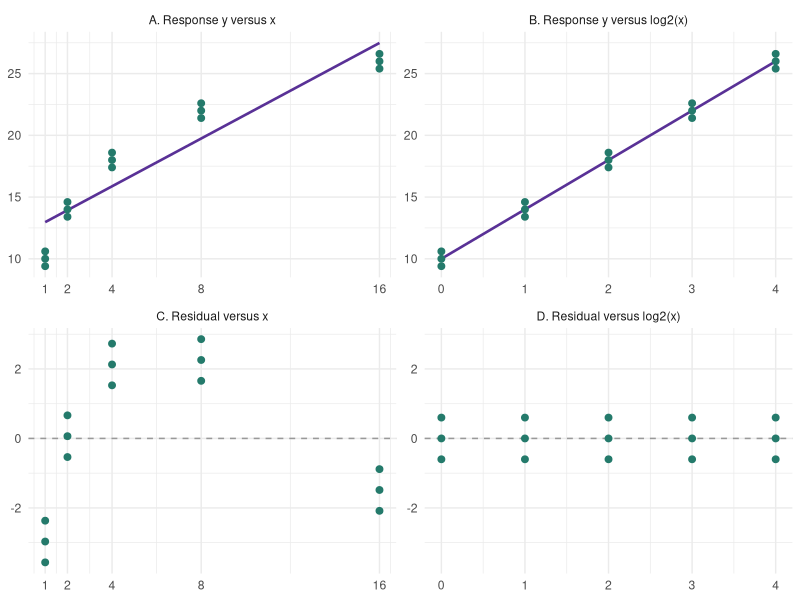
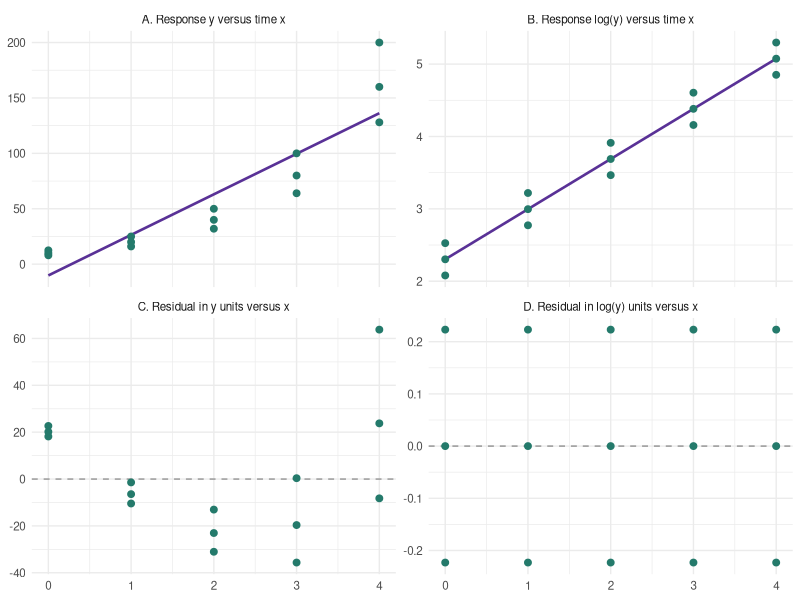
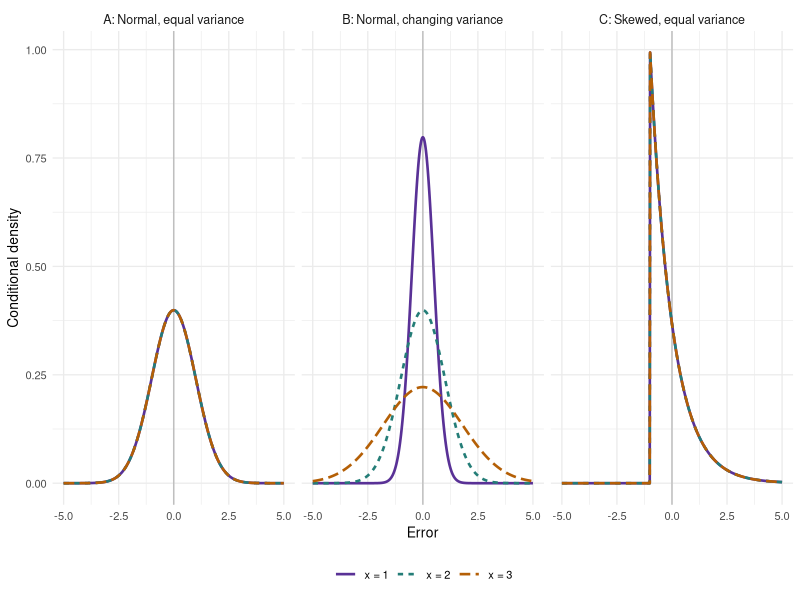
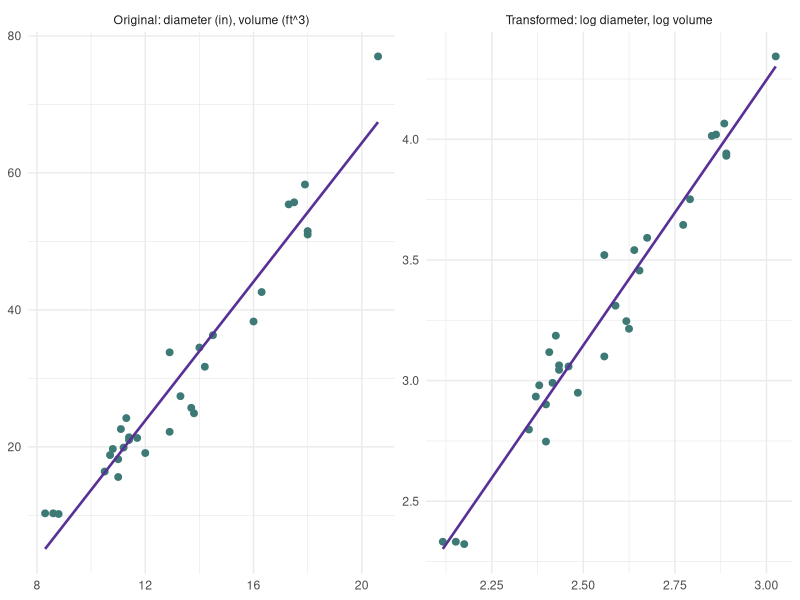
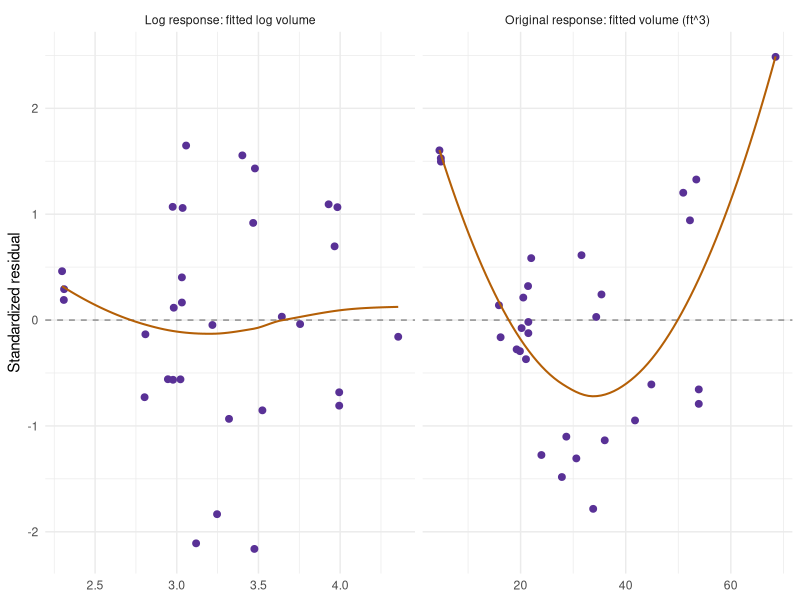
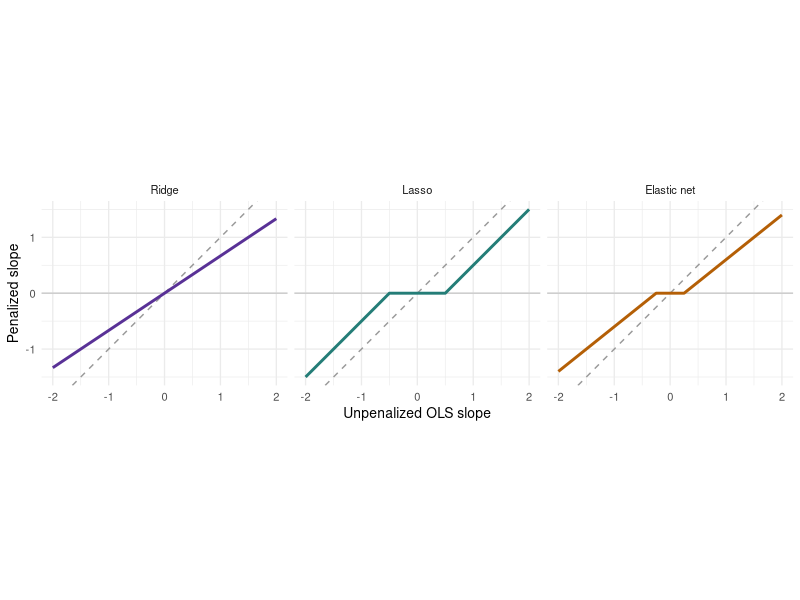
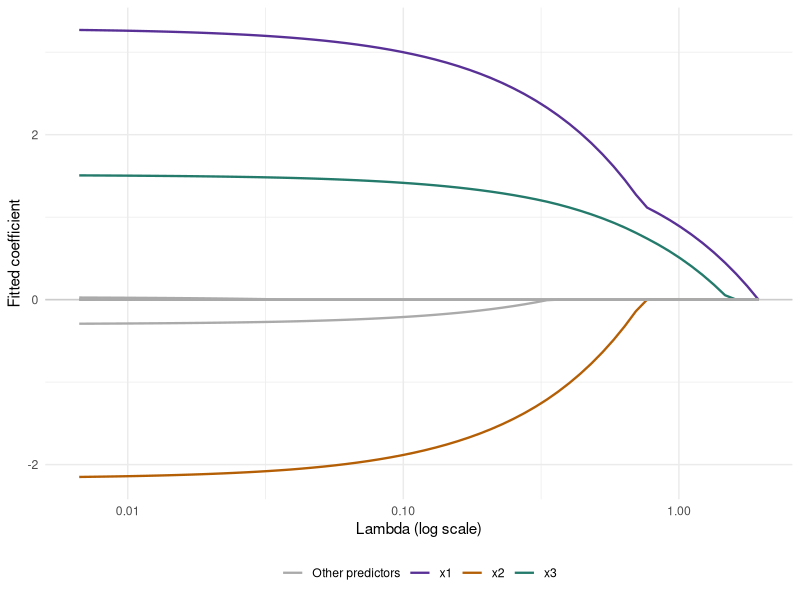
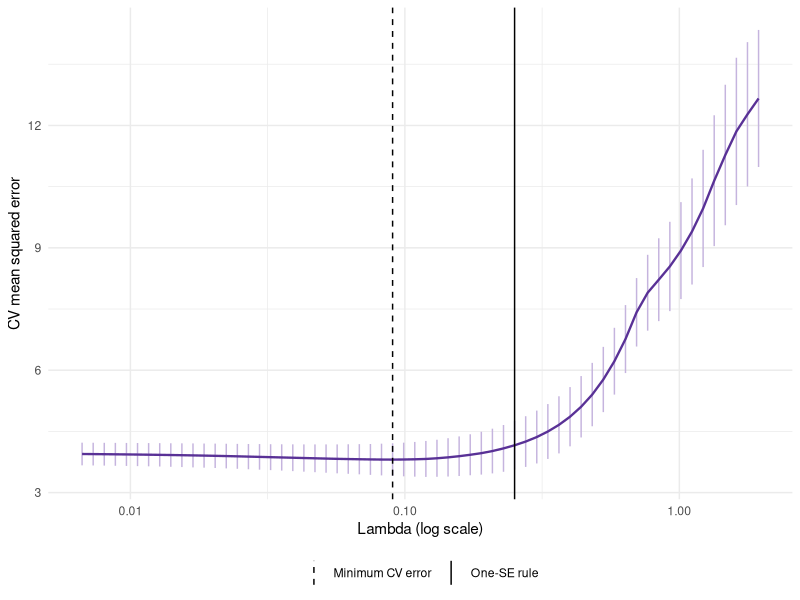

Write the R code that produced these figures, in order.
## ---- chunk 1
#| label: ch7-transform-x-data
library(ggplot2)
ch7_curve <- data.frame(x = rep(c(1, 2, 4, 8, 16), each = 3))
ch7_curve$y <- 10 + 4 * log2(ch7_curve$x) + rep(c(-0.6, 0, 0.6), 5)
ch7_curve_raw <- lm(y ~ x, data = ch7_curve)
ch7_curve_logx <- lm(y ~ log2(x), data = ch7_curve)
## ---- chunk 2
#| label: fig-ch7-transform-x
#| echo: false
#| fig-pos: "H"
#| fig-width: 7
#| fig-height: 4.8
#| fig-cap: "The same 15 observations before and after transforming x. Top: data and fitted lines. Bottom: residuals in the same response units, with matching vertical limits. The curved residual pattern disappears after using log2(x); the response units stay unchanged."
#| fig-alt: "Four panels show y and residuals against x on the left and against log2(x) on the right. The original line misses a concave pattern, while the transformed predictor gives a straight relationship with residuals minus 0.6, zero, and 0.6 at every input level."
ch7_curve_panels <- c("A. Response y versus x", "B. Response y versus log2(x)",
  "C. Residual versus x", "D. Residual versus log2(x)")
ch7_curve_points <- rbind(
  data.frame(u = ch7_curve$x, v = ch7_curve$y, Panel = ch7_curve_panels[1]),
  data.frame(u = log2(ch7_curve$x), v = ch7_curve$y, Panel = ch7_curve_panels[2]),
  data.frame(u = ch7_curve$x, v = resid(ch7_curve_raw), Panel = ch7_curve_panels[3]),
  data.frame(u = log2(ch7_curve$x), v = resid(ch7_curve_logx), Panel = ch7_curve_panels[4]))
ch7_curve_grid <- data.frame(x = seq(1, 16, length.out = 150))
ch7_curve_lines <- rbind(
  data.frame(u = ch7_curve_grid$x, v = predict(ch7_curve_raw, ch7_curve_grid),
    Panel = ch7_curve_panels[1]),
  data.frame(u = log2(ch7_curve_grid$x), v = predict(ch7_curve_logx, ch7_curve_grid),
    Panel = ch7_curve_panels[2]))
ch7_curve_points$Panel <- factor(ch7_curve_points$Panel, levels = ch7_curve_panels)
ch7_curve_lines$Panel <- factor(ch7_curve_lines$Panel, levels = ch7_curve_panels)
# Match the vertical limits within each row so residual sizes are comparable.
ch7_curve_bounds <- data.frame(
  Panel = rep(ch7_curve_panels, each = 2), u = c(1, 16, 0, 4, 1, 16, 0, 4),
  v = c(rep(range(c(ch7_curve$y, ch7_curve_lines$v)), 2),
    rep(range(c(resid(ch7_curve_raw), resid(ch7_curve_logx))), 2)))
ggplot(ch7_curve_points, aes(u, v)) +
  geom_blank(data = ch7_curve_bounds) +
  geom_hline(data = data.frame(Panel = ch7_curve_panels[3:4]),
    aes(yintercept = 0), colour = "grey60", linetype = "dashed") +
  geom_line(data = ch7_curve_lines, colour = "#593196", linewidth = 0.9) +
  geom_point(colour = "#247A6B", size = 2) +
  facet_wrap(~ Panel, scales = "free", ncol = 2) +
  scale_x_continuous(breaks = function(limits)
    if (max(limits) > 8) c(1, 2, 4, 8, 16) else 0:4) +
  labs(x = NULL, y = NULL) + theme_minimal(base_size = 11)
## ---- chunk 3
#| label: ch7-transform-x-table
#| echo: false
ch7_curve_levels <- data.frame(x = c(1, 2, 4, 8, 16))
knitr::kable(data.frame(
  x = ch7_curve_levels$x,
  Responses = vapply(split(ch7_curve$y, factor(ch7_curve$x,
    levels = ch7_curve_levels$x)), function(v) paste(v, collapse = ", "), character(1)),
  `Mean response` = as.numeric(tapply(ch7_curve$y,
    factor(ch7_curve$x, levels = ch7_curve_levels$x), mean)),
  `Fitted: x` = predict(ch7_curve_raw, ch7_curve_levels),
  `Fitted: log2(x)` = predict(ch7_curve_logx, ch7_curve_levels),
  check.names = FALSE), digits = 2, align = "c", row.names = FALSE)
## ---- chunk 4
#| label: ch7-transform-y-data
ch7_growth <- data.frame(x = rep(0:4, each = 3))
ch7_growth$y <- 10 * 2^ch7_growth$x * rep(c(0.8, 1, 1.25), 5)
ch7_growth_raw <- lm(y ~ x, data = ch7_growth)
ch7_growth_logy <- lm(log(y) ~ x, data = ch7_growth)
## ---- chunk 5
#| label: fig-ch7-transform-y
#| echo: false
#| fig-pos: "H"
#| fig-width: 7
#| fig-height: 4.8
#| fig-cap: "The same 15 positive responses on original and natural-log scales. On the original scale, the center curves upward and the within-time spread grows. On the log scale, a straight line describes the center and the residual spread is constant in this constructed example. Residual magnitudes across the two scales have different units."
#| fig-alt: "Four panels show y and original-scale residuals against time on the left, and log y and log-scale residuals against time on the right. Original observations range from 8 to 12.5 at time zero and from 128 to 200 at time four. Log residuals are approximately minus 0.223, zero, and 0.223 at every time."
ch7_growth_panels <- c("A. Response y versus time x", "B. Response log(y) versus time x",
  "C. Residual in y units versus x", "D. Residual in log(y) units versus x")
ch7_growth_points <- rbind(
  data.frame(x = ch7_growth$x, v = ch7_growth$y, Panel = ch7_growth_panels[1]),
  data.frame(x = ch7_growth$x, v = log(ch7_growth$y), Panel = ch7_growth_panels[2]),
  data.frame(x = ch7_growth$x, v = resid(ch7_growth_raw), Panel = ch7_growth_panels[3]),
  data.frame(x = ch7_growth$x, v = resid(ch7_growth_logy), Panel = ch7_growth_panels[4]))
ch7_growth_grid <- data.frame(x = seq(0, 4, length.out = 100))
ch7_growth_lines <- rbind(
  data.frame(x = ch7_growth_grid$x, v = predict(ch7_growth_raw, ch7_growth_grid),
    Panel = ch7_growth_panels[1]),
  data.frame(x = ch7_growth_grid$x, v = predict(ch7_growth_logy, ch7_growth_grid),
    Panel = ch7_growth_panels[2]))
ch7_growth_points$Panel <- factor(ch7_growth_points$Panel, levels = ch7_growth_panels)
ch7_growth_lines$Panel <- factor(ch7_growth_lines$Panel, levels = ch7_growth_panels)
ggplot(ch7_growth_points, aes(x, v)) +
  geom_hline(data = data.frame(Panel = ch7_growth_panels[3:4]),
    aes(yintercept = 0), colour = "grey60", linetype = "dashed") +
  geom_line(data = ch7_growth_lines, colour = "#593196", linewidth = 0.9) +
  geom_point(colour = "#247A6B", size = 2) +
  facet_wrap(~ Panel, scales = "free_y", ncol = 2) +
  scale_x_continuous(breaks = 0:4) + labs(x = NULL, y = NULL) +
  theme_minimal(base_size = 10.5)
## ---- chunk 6
#| label: ch7-transform-y-table
#| echo: false
ch7_growth_groups <- split(ch7_growth$y, ch7_growth$x)
knitr::kable(data.frame(
  x = 0:4,
  Responses = vapply(ch7_growth_groups, function(v)
    paste(v, collapse = ", "), character(1)),
  `Mean response` = vapply(ch7_growth_groups, mean, numeric(1)),
  `SD of y` = vapply(ch7_growth_groups, sd, numeric(1)),
  `SD of log(y)` = vapply(ch7_growth_groups, function(v) sd(log(v)), numeric(1)),
  check.names = FALSE), digits = c(0, 0, 2, 2, 3), align = "c", row.names = FALSE)
## ---- chunk 7
#| label: fig-ch7-error-assumptions
#| echo: false
#| fig-pos: "H"
#| fig-width: 7
#| fig-height: 3.4
#| fig-cap: "Conditional error distributions at three predictor values. A satisfies normality and constant variance; B is normal but has increasing variance; C is skewed but has constant variance. All have mean zero. These are population illustrations, not residual plots."
#| fig-alt: "Three panels compare zero-centred conditional error densities: identical normal curves, normal curves of increasing width, and identical skewed curves with mean zero."
ch7_error_grid <- seq(-5, 5, length.out = 600)
ch7_shapes <- c("A: Normal, equal variance", "B: Normal, changing variance",
  "C: Skewed, equal variance")
ch7_error_curves <- do.call(rbind, lapply(seq_along(ch7_shapes), function(a)
  do.call(rbind, lapply(1:3, function(j) {
    f <- if (a == 3) dexp(ch7_error_grid + 1) else
      dnorm(ch7_error_grid, sd = if (a == 2) c(0.5, 1, 1.8)[j] else 1)
    data.frame(Error = ch7_error_grid, Density = f,
      Predictor = factor(j, levels = 1:3, labels = c("x = 1", "x = 2", "x = 3")),
      Panel = ch7_shapes[a])
  }))))
ggplot(ch7_error_curves, aes(Error, Density, colour = Predictor,
    linetype = Predictor)) +
  geom_vline(xintercept = 0, colour = "grey75") +
  geom_line(linewidth = 0.9) + facet_wrap(~ Panel, nrow = 1) +
  scale_colour_manual(values = c("#593196", "#247D77", "#B45F06")) +
  labs(x = "Error", y = "Conditional density", colour = NULL, linetype = NULL) +
  theme_minimal(base_size = 10) + theme(legend.position = "bottom",
    strip.text = element_text(size = 9))
## ---- chunk 8
#| label: ch7-tree-models
library(ggplot2)
ch7_trees <- transform(datasets::trees, Diameter = Girth)
ch7_raw <- lm(Volume ~ Diameter + Height, data = ch7_trees)
ch7_log <- lm(log(Volume) ~ log(Diameter) + log(Height), data = ch7_trees)
## ---- chunk 9
#| label: fig-ch7-tree-scales
#| echo: false
#| fig-pos: "H"
#| fig-width: 7
#| fig-height: 3.3
#| fig-cap: "The same 31 trees on two scales, each with a simple least-squares line using diameter alone. The log-log view motivates a power relationship; the fitted multiple regression above also adjusts for height. This plot does not establish that the transformed model is adequate."
#| fig-alt: "Side-by-side plots show volume versus diameter on the original scale and log volume versus log diameter. A purple straight line is fitted separately in each panel."
ch7_scale <- rbind(
  data.frame(x = ch7_trees$Diameter, y = ch7_trees$Volume,
    Scale = "Original: diameter (in), volume (ft^3)"),
  data.frame(x = log(ch7_trees$Diameter), y = log(ch7_trees$Volume),
    Scale = "Transformed: log diameter, log volume"))
ggplot(ch7_scale, aes(x, y)) +
  geom_point(colour = "#3D7975", size = 2) +
  geom_smooth(method = "lm", formula = y ~ x, se = FALSE,
    colour = "#593196", linewidth = 0.9) +
  facet_wrap(~ Scale, scales = "free", nrow = 1) +
  labs(x = NULL, y = NULL) + theme_minimal(base_size = 11)
## ---- chunk 10
#| label: fig-ch7-tree-residuals
#| echo: false
#| fig-pos: "H"
#| fig-width: 7
#| fig-height: 3.3
#| fig-cap: "Standardized residuals from the additive original-scale model and the log-log model, both using diameter and height. The smooth orange line helps reveal remaining mean structure. Inspect each pattern; their fitted-value scales differ, so raw SSE or R-squared values across response scales would not be a fair comparison."
#| fig-alt: "Two panels compare standardized residuals versus fitted values for the original and log-response tree models, with zero reference lines and smooth trend lines."
ch7_res <- rbind(
  data.frame(Fitted = fitted(ch7_raw), Residual = rstandard(ch7_raw),
    Model = "Original response: fitted volume (ft^3)"),
  data.frame(Fitted = fitted(ch7_log), Residual = rstandard(ch7_log),
    Model = "Log response: fitted log volume"))
ggplot(ch7_res, aes(Fitted, Residual)) +
  geom_hline(yintercept = 0, linetype = "dashed", colour = "grey55") +
  geom_point(colour = "#593196", size = 2) +
  geom_smooth(method = "loess", formula = y ~ x, span = 1,
    se = FALSE, colour = "#B45F06", linewidth = 0.7) +
  facet_wrap(~ Model, scales = "free_x", nrow = 1) +
  labs(x = NULL, y = "Standardized residual") + theme_minimal(base_size = 11)
## ---- chunk 11
#| label: ch7-back-transform
ch7_newtree <- data.frame(Diameter = 15, Height = 80)
ch7_eta <- as.numeric(predict(ch7_log, newdata = ch7_newtree))
knitr::kable(data.frame(
  `Median volume` = exp(ch7_eta),
  `Mean volume, lognormal correction` = exp(ch7_eta + sigma(ch7_log)^2 / 2),
  check.names = FALSE), digits = 2,
  caption = "Predicted cubic feet for diameter 15 inches and height 80 feet.")
## ---- chunk 12
#| label: ch7-tree-sensitivity
ch7_flag <- which.max(cooks.distance(ch7_log))
ch7_log_without <- update(ch7_log, data = ch7_trees[-ch7_flag, ])
knitr::kable(data.frame(Term = names(coef(ch7_log)),
  All_trees = unname(coef(ch7_log)),
  Omit_flagged_tree = unname(coef(ch7_log_without))),
  digits = 3, row.names = FALSE,
  col.names = c("Term", "All trees", "Omit flagged tree"))
## ---- chunk 13
#| label: ch7-selection-data
set.seed(8561)
ch7_n <- 160
ch7_X <- matrix(rnorm(ch7_n * 8), nrow = ch7_n)
ch7_X[, 2] <- 0.7 * ch7_X[, 1] + sqrt(1 - 0.7^2) * ch7_X[, 2]
colnames(ch7_X) <- paste0("x", 1:8)
ch7_dat <- data.frame(y = 5 + 3 * ch7_X[, 1] - 2 * ch7_X[, 2] +
  1.5 * ch7_X[, 3] + rnorm(ch7_n, sd = 2), ch7_X)
ch7_id <- sample(seq_len(ch7_n), 120)
ch7_train <- ch7_dat[ch7_id, ]
ch7_test <- ch7_dat[-ch7_id, ]
ch7_folds <- sample(rep(1:5, length.out = nrow(ch7_train)))
## ---- chunk 14
#| label: ch7-first-forward-step
ch7_null <- lm(y ~ 1, data = ch7_train, na.action = na.fail)
ch7_full <- lm(y ~ ., data = ch7_train, na.action = na.fail)
ch7_one_term <- lapply(paste0("x", 1:8), function(term)
  lm(reformulate(term, response = "y"), data = ch7_train, na.action = na.fail))
ch7_first_scores <- data.frame(
  Model = c("Intercept only", paste("Add", paste0("x", 1:8))),
  AIC = c(AIC(ch7_null), vapply(ch7_one_term, AIC, numeric(1))))
ch7_first_scores$Change <- ch7_first_scores$AIC - AIC(ch7_null)
ch7_best_additions <- order(ch7_first_scores$AIC[-1]) + 1
knitr::kable(ch7_first_scores[c(1, head(ch7_best_additions, 3)), ],
  digits = 2, row.names = FALSE, align = "c",
  col.names = c("Candidate model", "AIC", "Change from starting AIC"))
## ---- chunk 15
#| label: ch7-subset-search
ch7_scope <- list(lower = formula(ch7_null), upper = formula(ch7_full))
ch7_forward <- step(ch7_null, scope = ch7_scope,
  direction = "forward", trace = 0)
ch7_backward <- step(ch7_full, scope = ch7_scope,
  direction = "backward", trace = 0)
ch7_both <- step(ch7_null, scope = ch7_scope,
  direction = "both", trace = 0)
ch7_searches <- list(Forward = ch7_forward, Backward = ch7_backward,
  Stepwise = ch7_both)
knitr::kable(data.frame(
  Search = names(ch7_searches),
  Selected = vapply(ch7_searches, function(m)
    paste(attr(terms(m), "term.labels"), collapse = ", "), character(1)),
  AIC = vapply(ch7_searches, AIC, numeric(1))), digits = 2, row.names = FALSE)
## ---- chunk 16
#| label: fig-ch7-shrinkage-rules
#| echo: false
#| fig-pos: "H"
#| fig-width: 7
#| fig-height: 3.2
#| fig-cap: "An orthogonal-design illustration with lambda = 0.5 and elastic-net alpha = 0.5. Dashed lines show no shrinkage. The flat portions at zero show how lasso and elastic net remove small coefficients; ridge continuously shrinks them."
#| fig-alt: "Three panels plot a penalized slope against its OLS value. Ridge is a shallower straight line; lasso and elastic net have flat segments at zero."
ch7_bgrid <- seq(-2, 2, length.out = 401)
ch7_soft <- function(b, t) sign(b) * pmax(abs(b) - t, 0)
ch7_shrink <- data.frame(OLS = rep(ch7_bgrid, 3),
  Fitted = c(ch7_bgrid / 1.5, ch7_soft(ch7_bgrid, 0.5),
    ch7_soft(ch7_bgrid, 0.25) / 1.25),
  Method = factor(rep(c("Ridge", "Lasso", "Elastic net"), each = 401),
    levels = c("Ridge", "Lasso", "Elastic net")))
ggplot(ch7_shrink, aes(OLS, Fitted, colour = Method)) +
  geom_hline(yintercept = 0, colour = "grey80") +
  geom_abline(slope = 1, intercept = 0, linetype = "dashed", colour = "grey60") +
  geom_line(linewidth = 1) + facet_wrap(~ Method, nrow = 1) +
  scale_colour_manual(values = c("#593196", "#247D77", "#B45F06")) +
  coord_equal() + labs(x = "Unpenalized OLS slope", y = "Penalized slope") +
  theme_minimal(base_size = 10) + theme(legend.position = "none")
## ---- chunk 17
#| label: ch7-penalty-cv
#| message: false
library(glmnet)
ch7_xtrain <- as.matrix(ch7_train[paste0("x", 1:8)])
ch7_xtest <- as.matrix(ch7_test[paste0("x", 1:8)])
ch7_cv_fit <- function(a) cv.glmnet(ch7_xtrain, ch7_train$y,
  family = "gaussian", alpha = a, foldid = ch7_folds,
  standardize = TRUE, type.measure = "mse")
ch7_ridge <- ch7_cv_fit(0)
ch7_lasso <- ch7_cv_fit(1)
ch7_alpha_grid <- c(0.25, 0.5, 0.75)
ch7_enet_grid <- lapply(ch7_alpha_grid, ch7_cv_fit)
ch7_enet_mse <- vapply(ch7_enet_grid, function(m) min(m$cvm), numeric(1))
ch7_alpha_index <- which.min(ch7_enet_mse)
ch7_alpha <- ch7_alpha_grid[ch7_alpha_index]
ch7_enet <- ch7_enet_grid[[ch7_alpha_index]]
knitr::kable(data.frame(Alpha = ch7_alpha_grid,
  Minimum_CV_MSE = ch7_enet_mse,
  Selected = seq_along(ch7_alpha_grid) == ch7_alpha_index),
  digits = 3, row.names = FALSE,
  col.names = c("Alpha", "Minimum CV MSE", "Selected"))
## ---- chunk 18
#| label: ch7-penalty-coefficients
ch7_penalty_fits <- list(Ridge = ch7_ridge, Lasso = ch7_lasso,
  Elastic_net = ch7_enet)
ch7_coef <- vapply(ch7_penalty_fits, function(m)
  as.numeric(coef(m, s = "lambda.1se")), numeric(9))
ch7_coef_display <- apply(ch7_coef, 2, function(b)
  ifelse(b == 0, "0", sub("\\.?0+$", "", sprintf("%.3f", b))))
knitr::kable(data.frame(Term = c("Intercept", paste0("x", 1:8)),
  ch7_coef_display), row.names = FALSE, align = c("l", "r", "r", "r"),
  col.names = c("Term", "Ridge", "Lasso", "Elastic net"))
## ---- chunk 19
#| label: fig-ch7-lasso-path
#| echo: false
#| fig-pos: "H"
#| fig-width: 7
#| fig-height: 3.5
#| fig-cap: "Lasso coefficient paths from the sensor training data. Larger penalties move slopes toward zero. The three true signal predictors are colored; the other five are gray. A path displays fitted coefficients, not confidence intervals."
#| fig-alt: "Lasso coefficient paths against lambda on a log scale; x1, x2, and x3 are colored and the other five predictors are gray. More paths become zero at larger penalties."
ch7_b <- as.matrix(ch7_lasso$glmnet.fit$beta)
ch7_path <- data.frame(Lambda = rep(ch7_lasso$lambda, each = nrow(ch7_b)),
  Coefficient = as.vector(ch7_b),
  Predictor = rep(rownames(ch7_b), times = ncol(ch7_b)))
ch7_path$Label <- ifelse(ch7_path$Predictor %in% c("x1", "x2", "x3"),
  ch7_path$Predictor, "Other predictors")
ggplot(ch7_path, aes(Lambda, Coefficient, group = Predictor, colour = Label)) +
  geom_hline(yintercept = 0, colour = "grey80") +
  geom_line(linewidth = 0.8) + scale_x_log10() +
  scale_colour_manual(values = c(x1 = "#593196", x2 = "#B45F06",
    x3 = "#247A6B", `Other predictors` = "#AAAAAA")) +
  labs(x = "Lambda (log scale)", y = "Fitted coefficient", colour = NULL) +
  theme_minimal(base_size = 11) + theme(legend.position = "bottom")
## ---- chunk 20
#| label: fig-ch7-lasso-cv
#| echo: false
#| fig-pos: "H"
#| fig-width: 6.5
#| fig-height: 3.3
#| fig-cap: "Five-fold CV within the sensor training set. Bars show plus or minus one estimated CV standard error, not confidence intervals for individual responses. Dashed: minimum-error lambda. Solid: the more regularized one-SE choice used below."
#| fig-alt: "Cross-validation mean squared error for lasso versus lambda, with standard-error bars and vertical lines for lambda.min and lambda.1se."
ch7_cvplot <- data.frame(Lambda = ch7_lasso$lambda, MSE = ch7_lasso$cvm,
  SE = ch7_lasso$cvsd)
ch7_cvlines <- data.frame(Lambda = c(ch7_lasso$lambda.min, ch7_lasso$lambda.1se),
  Rule = c("Minimum CV error", "One-SE rule"))
ggplot(ch7_cvplot, aes(Lambda, MSE)) +
  geom_errorbar(aes(ymin = pmax(0, MSE - SE), ymax = MSE + SE),
    colour = "#C5B4DE", width = 0) +
  geom_line(colour = "#593196", linewidth = 0.8) +
  geom_vline(data = ch7_cvlines, aes(xintercept = Lambda, linetype = Rule)) +
  scale_linetype_manual(values = c(`Minimum CV error` = "dashed", `One-SE rule` = "solid")) +
  scale_x_log10() + labs(x = "Lambda (log scale)", y = "CV mean squared error",
    linetype = NULL) + theme_minimal(base_size = 11) +
  theme(legend.position = "bottom")
## ---- chunk 21
#| label: ch7-final-evaluation
ch7_predictions <- cbind(
  Baseline = rep(mean(ch7_train$y), nrow(ch7_test)),
  Full_OLS = predict(ch7_full, newdata = ch7_test),
  Forward = predict(ch7_forward, newdata = ch7_test),
  Backward = predict(ch7_backward, newdata = ch7_test),
  Stepwise = predict(ch7_both, newdata = ch7_test),
  Ridge = as.numeric(predict(ch7_ridge, newx = ch7_xtest, s = "lambda.1se")),
  Lasso = as.numeric(predict(ch7_lasso, newx = ch7_xtest, s = "lambda.1se")),
  Elastic_net = as.numeric(predict(ch7_enet, newx = ch7_xtest, s = "lambda.1se")))
knitr::kable(data.frame(Method = gsub("_", " ", colnames(ch7_predictions)),
  Test_RMSE = sqrt(colMeans((ch7_predictions - ch7_test$y)^2))),
  digits = 3, row.names = FALSE, col.names = c("Method", "Test RMSE"))
